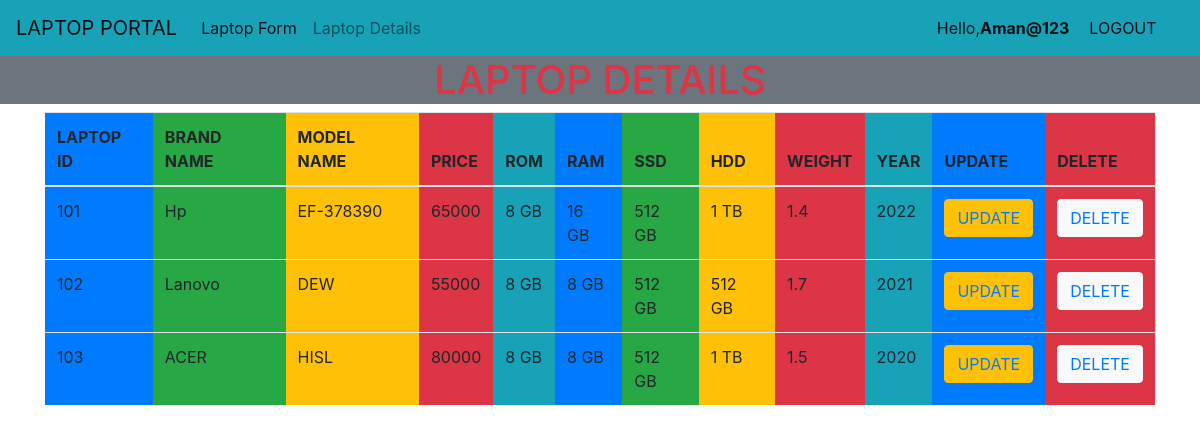
Page /ca/sl/ (signed in) on the committed database.
### CRUDAPP/models.py (models this page shows, shortened)
class Laptop(models.Model):
    lid = models.IntegerField()
    brand_name = models.CharField(max_length=40)
    model_name = models.CharField(max_length=40)
    price = models.IntegerField()
    rom = models.CharField(max_length=40)
    ram = models.CharField(max_length=40)
    SSD = models.CharField(max_length=40)
    HDD = models.CharField(max_length=40)
    Weight = models.FloatField()
    year = models.IntegerField()

### CRUDAPP/views.py (the view)
# urls.py: path('sl/', views.showlaptopView, name='showlaptop_url'),
@login_required()
def showlaptopView(request):
    obj = Laptop.objects.all()
    template_name = 'CRUDAPP/showlaptop.html'
    context = {'data': obj}
    return render(request, template_name, context)

### templates/CRUDAPP/showlaptop.html (shortened to what this page needs)
{% extends 'base.html' %}
    {% block content %}
    <div class="container-fluid bg-secondary">
		<h1 class="text-danger" align="center">LAPTOP DETAILS</h1>
	</div>
    <div class ='container'>
        <table class="table">
            <thead>
            <th class="bg-primary">LAPTOP ID</th>
            <th class="bg-success">BRAND NAME</th>
            <th class="bg-warning">MODEL NAME</th>
            <th class="bg-danger">PRICE</th>
            <th class="bg-info">ROM</th>
            <th class="bg-primary">RAM</th>
            <th class="bg-success">SSD</th>
            <th class="bg-warning">HDD</th>
            <th class="bg-danger">WEIGHT</th>
            <th class="bg-info">YEAR</th>
            <th class="bg-primary">UPDATE</th>
            <th class="bg-danger">DELETE</th>
            </thead>
            <tbody>
            {% for i in data %}
            <tr>
                <td class="bg-primary">{{i.lid}}</td>
                <td class="bg-success">{{i.brand_name}}</td>
                <td class="bg-warning">{{i.model_name}}</td>
                <td class="bg-danger">{{i.price}}</td>
                <td class="bg-info">{{i.rom}}
                <td class="bg-primary">{{i.ram}}</td>
                <td class="bg-success">{{i.SSD}}</td>
                <td class="bg-warning">{{i.HDD}}</td>
                <td class="bg-danger">{{i.Weight}}</td>
                <td class="bg-info">{{i.year}}</td>
                <td class="bg-primary"><button class="btn btn-warning"><a href="{% url 'updatelaptop_url' i.id %}">UPDATE</a></button></td>
                <td class="bg-danger"><button class="btn btn-light"><a href="{% url 'deletelaptop_url' i.id %}">DELETE</a></button></td>
            </tr>
            {% endfor %}
            </tbody>
        </table>
</div>
    {% endblock %}

### templates/base.html (shortened to what this page needs)
<!DOCTYPE html>
<html lang="en">
<head>
        <link rel="stylesheet" href="https://maxcdn.bootstrapcdn.com/bootstrap/4.0.0/css/bootstrap.min.css">
</head>
<body>
    <nav class="navbar navbar-expand-lg navbar-light bg-info">
  <a class="navbar-brand" href="#">LAPTOP PORTAL</a>
  <div class="collapse navbar-collapse" id="navbarTogglerDemo02">
    <ul class="navbar-nav mr-auto mt-2 mt-lg-0">
      <li class="nav-item active">
        <a class="nav-link" href="{% url 'laptopform_url' %}">Laptop Form</a>
      </li>
      <li class="nav-item">
        <a class="nav-link" href="{% url 'showlaptop_url' %}">Laptop Details</a>
      </li>
        {% if user.is_authenticated %}
        <li>
            <li class="nav-item active" style="padding-left:500px;">
            <a class="nav-link" href="{% url 'logout_url' %}"><span>Hello,<b style="padding-right:20px">{{user.username}}</b></span>LOGOUT</a>
        </li>
        {% else %}
        <li class="nav-item active" style="padding-left:600px;">
            <a class="nav-link" href="{% url 'register_url' %}">SIGN UP</a>
        </li>
        <li class="nav-item active">
            <a class="nav-link" href="{% url 'login_url' %}">LOGIN</a>
        {% endif %}
        </li>
    </ul>
  </div>
</nav>
{% block content %}
{% endblock %}
</body>
</html>

### rows in the picture
Laptop: lid "101", brand_name "Hp", model_name "EF-378390", price "65000", rom "8 GB", ram "16 GB", SSD "512 GB", HDD "1 TB", Weight "1.4", year "2022"
Laptop: lid "102", brand_name "Lanovo", model_name "DEW", price "55000", rom "8 GB", ram "8 GB", SSD "512 GB", HDD "512 GB", Weight "1.7", year "2021"
Laptop: lid "103", brand_name "ACER", model_name "HISL", price "80000", rom "8 GB", ram "8 GB", SSD "512 GB", HDD "1 TB", Weight "1.5", year "2020"

### other values in the picture
{{ user.username }} "Aman@123"
